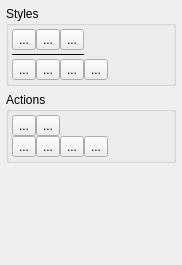
<ui version="4.0" >
 <class>PathToolOptionWidgetBase</class>
 <widget class="QWidget" name="PathToolOptionWidgetBase" >
  <property name="geometry" >
   <rect>
    <x>0</x>
    <y>0</y>
    <width>182</width>
    <height>265</height>
   </rect>
  </property>
  <layout class="QVBoxLayout" >
   <property name="margin" >
    <number>6</number>
   </property>
   <item>
    <widget class="QStackedWidget" name="stackedWidget" >
     <property name="sizePolicy" >
      <sizepolicy vsizetype="Preferred" hsizetype="Preferred" >
       <horstretch>1</horstretch>
       <verstretch>0</verstretch>
      </sizepolicy>
     </property>
     <property name="currentIndex" >
      <number>0</number>
     </property>
     <widget class="QWidget" name="pathPage" >
      <property name="geometry" >
       <rect>
        <x>0</x>
        <y>0</y>
        <width>170</width>
        <height>249</height>
       </rect>
      </property>
      <layout class="QGridLayout" >
       <property name="margin" >
        <number>0</number>
       </property>
       <item row="0" column="0" >
        <widget class="QGroupBox" name="stylesGroup" >
         <property name="title" >
          <string>Styles</string>
         </property>
         <property name="flat" >
          <bool>true</bool>
         </property>
         <layout class="QGridLayout" >
          <property name="horizontalSpacing" >
           <number>0</number>
          </property>
          <property name="verticalSpacing" >
           <number>3</number>
          </property>
          <property name="margin" >
           <number>3</number>
          </property>
          <item row="0" column="0" >
           <widget class="QToolButton" name="corner" >
            <property name="text" >
             <string>...</string>
            </property>
           </widget>
          </item>
          <item row="0" column="1" >
           <widget class="QToolButton" name="smooth" >
            <property name="text" >
             <string>...</string>
            </property>
           </widget>
          </item>
          <item row="0" column="2" >
           <widget class="QToolButton" name="symmetric" >
            <property name="text" >
             <string>...</string>
            </property>
           </widget>
          </item>
          <item row="2" column="0" >
           <widget class="QToolButton" name="lineSegment" >
            <property name="text" >
             <string>...</string>
            </property>
           </widget>
          </item>
          <item row="2" column="1" >
           <widget class="QToolButton" name="curveSegment" >
            <property name="text" >
             <string>...</string>
            </property>
           </widget>
          </item>
          <item row="1" column="0" colspan="3" >
           <widget class="Line" name="line" >
            <property name="frameShadow" >
             <enum>QFrame::Plain</enum>
            </property>
            <property name="orientation" >
             <enum>Qt::Horizontal</enum>
            </property>
           </widget>
          </item>
          <item row="0" column="3" >
           <spacer>
            <property name="orientation" >
             <enum>Qt::Horizontal</enum>
            </property>
            <property name="sizeHint" stdset="0" >
             <size>
              <width>40</width>
              <height>20</height>
             </size>
            </property>
           </spacer>
          </item>
          <item row="2" column="2" >
           <widget class="QToolButton" name="linePoint" >
            <property name="text" >
             <string>...</string>
            </property>
           </widget>
          </item>
          <item row="2" column="3" >
           <widget class="QToolButton" name="curvePoint" >
            <property name="text" >
             <string>...</string>
            </property>
           </widget>
          </item>
         </layout>
        </widget>
       </item>
       <item row="1" column="0" >
        <widget class="QGroupBox" name="actionsGroup" >
         <property name="title" >
          <string>Actions</string>
         </property>
         <property name="flat" >
          <bool>true</bool>
         </property>
         <layout class="QGridLayout" >
          <property name="margin" >
           <number>3</number>
          </property>
          <property name="spacing" >
           <number>0</number>
          </property>
          <item row="0" column="0" >
           <widget class="QToolButton" name="addPoint" >
            <property name="text" >
             <string>...</string>
            </property>
           </widget>
          </item>
          <item row="0" column="1" >
           <widget class="QToolButton" name="removePoint" >
            <property name="text" >
             <string>...</string>
            </property>
           </widget>
          </item>
          <item row="1" column="0" >
           <widget class="QToolButton" name="breakPoint" >
            <property name="text" >
             <string>...</string>
            </property>
           </widget>
          </item>
          <item row="1" column="1" >
           <widget class="QToolButton" name="breakSegment" >
            <property name="text" >
             <string>...</string>
            </property>
           </widget>
          </item>
          <item row="1" column="2" >
           <widget class="QToolButton" name="joinSegment" >
            <property name="text" >
             <string>...</string>
            </property>
           </widget>
          </item>
          <item row="1" column="3" >
           <widget class="QToolButton" name="mergePoints" >
            <property name="text" >
             <string>...</string>
            </property>
           </widget>
          </item>
          <item row="1" column="4" >
           <spacer>
            <property name="orientation" >
             <enum>Qt::Horizontal</enum>
            </property>
            <property name="sizeHint" stdset="0" >
             <size>
              <width>40</width>
              <height>20</height>
             </size>
            </property>
           </spacer>
          </item>
         </layout>
        </widget>
       </item>
      </layout>
     </widget>
     <widget class="QWidget" name="parameterPage" >
      <property name="geometry" >
       <rect>
        <x>0</x>
        <y>0</y>
        <width>100</width>
        <height>30</height>
       </rect>
      </property>
      <property name="sizePolicy" >
       <sizepolicy vsizetype="Preferred" hsizetype="Preferred" >
        <horstretch>0</horstretch>
        <verstretch>1</verstretch>
       </sizepolicy>
      </property>
      <layout class="QGridLayout" >
       <property name="margin" >
        <number>0</number>
       </property>
       <item row="1" column="0" >
        <widget class="QPushButton" name="convertToPath" >
         <property name="text" >
          <string>Convert To Path</string>
         </property>
        </widget>
       </item>
       <item row="1" column="1" >
        <spacer>
         <property name="orientation" >
          <enum>Qt::Horizontal</enum>
         </property>
         <property name="sizeHint" stdset="0" >
          <size>
           <width>40</width>
           <height>20</height>
          </size>
         </property>
        </spacer>
       </item>
       <item row="2" column="0" >
        <spacer>
         <property name="orientation" >
          <enum>Qt::Vertical</enum>
         </property>
         <property name="sizeHint" stdset="0" >
          <size>
           <width>20</width>
           <height>40</height>
          </size>
         </property>
        </spacer>
       </item>
      </layout>
     </widget>
    </widget>
   </item>
   <item>
    <spacer>
     <property name="orientation" >
      <enum>Qt::Vertical</enum>
     </property>
     <property name="sizeHint" stdset="0" >
      <size>
       <width>20</width>
       <height>40</height>
      </size>
     </property>
    </spacer>
   </item>
  </layout>
 </widget>
 <resources/>
 <connections/>
</ui>
